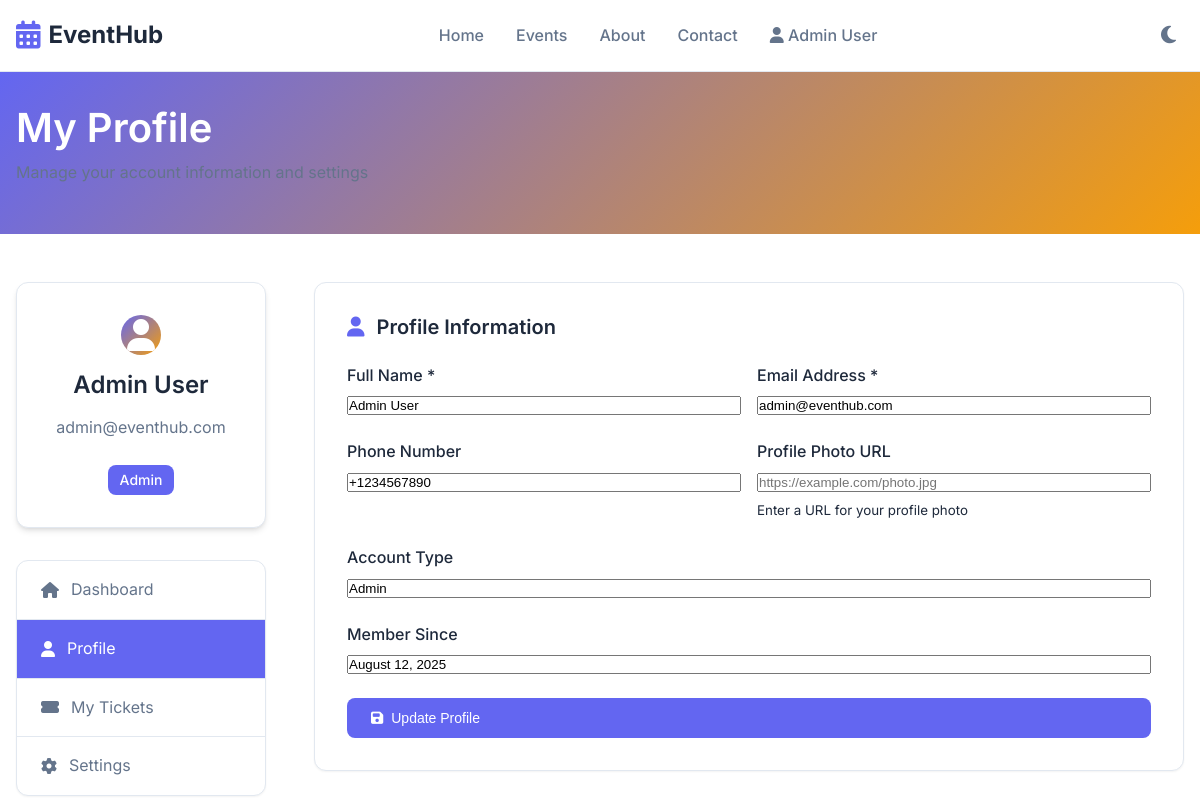
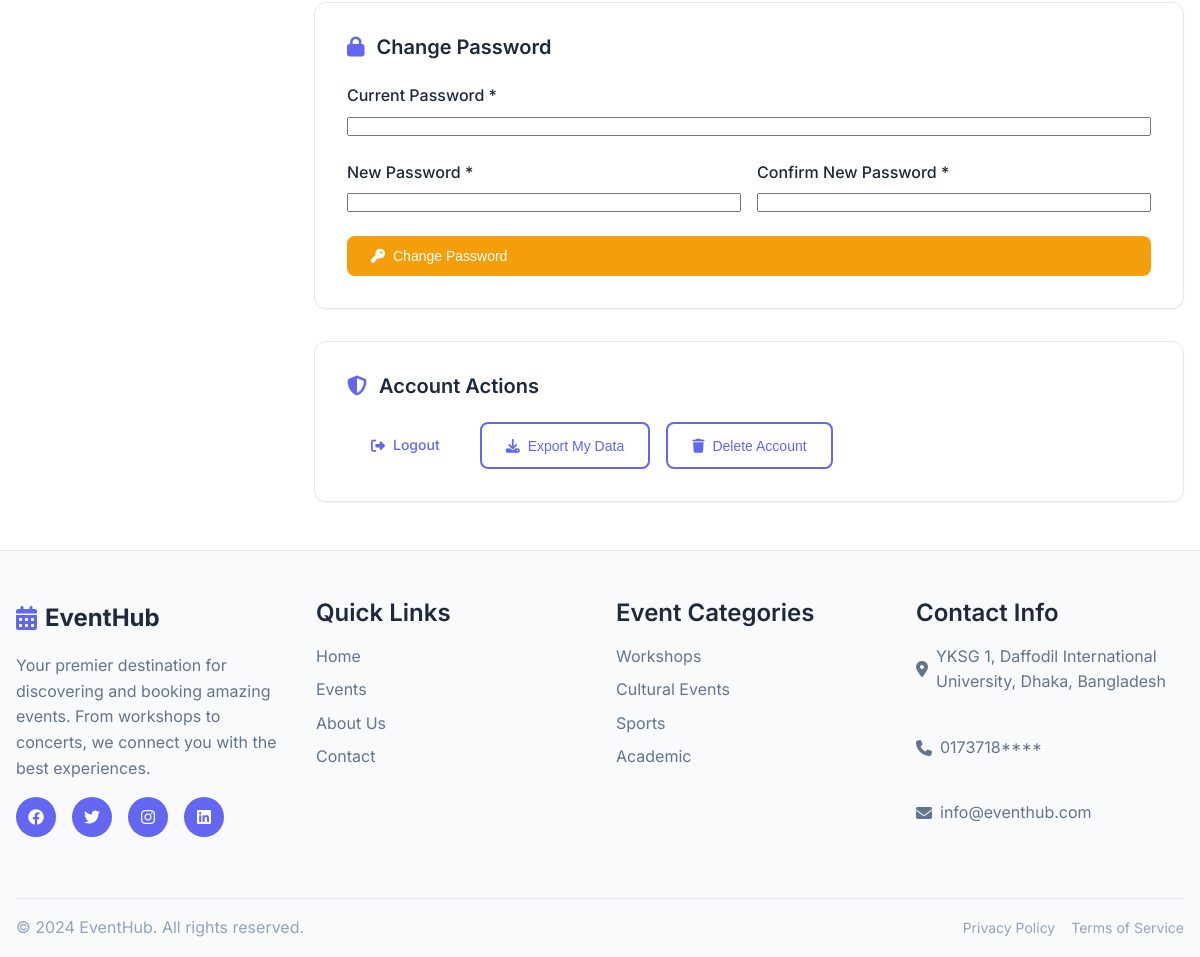
Screenshot of /user/profile.php (signed in) with the database file from the repository (2 pictures, top to bottom).
### tables this page shows
CREATE TABLE users (
    id INT AUTO_INCREMENT PRIMARY KEY,
    name VARCHAR(100) NOT NULL,
    email VARCHAR(100) UNIQUE NOT NULL,
    password VARCHAR(255) NOT NULL,
    phone VARCHAR(20),
    role ENUM('user', 'admin') DEFAULT 'user',
    status ENUM('active', 'inactive', 'banned') DEFAULT 'active',
    created_at TIMESTAMP DEFAULT CURRENT_TIMESTAMP,
    updated_at TIMESTAMP DEFAULT CURRENT_TIMESTAMP ON UPDATE CURRENT_TIMESTAMP
);

### includes/functions.php (called while the page is built, shortened)
<?php
function getUserById($conn, $id) {
    $stmt = $conn->prepare("SELECT * FROM users WHERE id = ?");
    $stmt->execute([$id]);
    return $stmt->fetch();
}
?>

### user/profile.php (the view, shortened to what this page needs)
<?php
require_once '../config/database.php';
require_once '../includes/functions.php';
$user = getUserById($conn, $_SESSION['user_id']);
?>
<!DOCTYPE html>
<html lang="en">
<head>
    <link rel="stylesheet" href="../assets/css/style.css">
    <link rel="stylesheet" href="https://cdnjs.cloudflare.com/ajax/libs/font-awesome/6.4.0/css/all.min.css">
</head>
<body>
    <?php include '../includes/header.php'; ?>
    <section class="dashboard-header">
        <div class="container">
            <div class="dashboard-header-content">
                <h1>My Profile</h1>
                <p>Manage your account information and settings</p>
            </div>
        </div>
    </section>
    <section class="dashboard-content">
        <div class="container">
            <div class="dashboard-grid">
                <div class="dashboard-sidebar">
                    <div class="user-profile-card">
                        <div class="user-avatar">
                            <?php if (!empty($user['profile_photo'])): ?>
                                <img src="<?= htmlspecialchars($user['profile_photo']) ?>" alt="Profile Photo">
                            <?php else: ?>
                                <i class="fas fa-user"></i>
                            <?php endif; ?>
                        </div>
                        <h3><?= htmlspecialchars($user['name']) ?></h3>
                        <p><?= htmlspecialchars($user['email']) ?></p>
                        <span class="user-role"><?= ucfirst($user['role']) ?></span>
                    </div>
                    <nav class="dashboard-nav">
                        <ul>
                            <li>
                                <a href="dashboard.php">
                                    <i class="fas fa-home"></i> Dashboard
                                </a>
                            </li>
                            <li class="active">
                                <a href="profile.php">
                                    <i class="fas fa-user"></i> Profile
                                </a>
                            </li>
                            <li>
                                <a href="tickets.php">
                                    <i class="fas fa-ticket-alt"></i> My Tickets
                                </a>
                            </li>
                            <li>
                                <a href="settings.php">
                                    <i class="fas fa-cog"></i> Settings
                                </a>
                            </li>
                        </ul>
                    </nav>
                </div>
                <div class="dashboard-main">
                    <div class="profile-sections">
                        <div class="profile-section">
                            <h2><i class="fas fa-user"></i> Profile Information</h2>
                            <form method="POST" class="profile-form">
                                <div class="form-row">
                                    <div class="form-group">
                                        <label for="name">Full Name *</label>
                                        <input type="text" id="name" name="name" required
                                               value="<?= htmlspecialchars($user['name']) ?>">
                                    </div>
                                    <div class="form-group">
                                        <label for="email">Email Address *</label>
                                        <input type="email" id="email" name="email" required
                                               value="<?= htmlspecialchars($user['email']) ?>">
                                    </div>
                                </div>
                                <div class="form-row">
                                    <div class="form-group">
                                        <label for="phone">Phone Number</label>
                                        <input type="tel" id="phone" name="phone"
                                               value="<?= htmlspecialchars($user['phone'] ?? '') ?>">
                                    </div>
                                    <div class="form-group">
                                        <label for="profile_photo">Profile Photo URL</label>
                                        <input type="url" id="profile_photo" name="profile_photo"
                                               value="<?= htmlspecialchars($user['profile_photo'] ?? '') ?>"
                                               placeholder="https://example.com/photo.jpg">
                                        <small>Enter a URL for your profile photo</small>
                                    </div>
                                </div>
                                <div class="form-group">
                                    <label for="role">Account Type</label>
                                    <input type="text" id="role" value="<?= ucfirst($user['role']) ?>" readonly>
                                </div>
                                <div class="form-group">
                                    <label for="created_at">Member Since</label>
                                    <input type="text" id="created_at"
                                           value="<?= date('F j, Y', strtotime($user['created_at'])) ?>" readonly>
                                </div>
                                <button type="submit" name="update_profile" class="btn btn-primary">
                                    <i class="fas fa-save"></i> Update Profile
                                </button>
                            </form>
                        </div>
                        <div class="profile-section">
                            <h2><i class="fas fa-lock"></i> Change Password</h2>
                            <form method="POST" class="profile-form">
                                <div class="form-group">
                                    <label for="current_password">Current Password *</label>
                                    <input type="password" id="current_password" name="current_password" required>
                                </div>
                                <div class="form-row">
                                    <div class="form-group">
                                        <label for="new_password">New Password *</label>
                                        <input type="password" id="new_password" name="new_password" required>
                                    </div>
                                    <div class="form-group">
                                        <label for="confirm_password">Confirm New Password *</label>
                                        <input type="password" id="confirm_password" name="confirm_password" required>
                                    </div>
                                </div>
                                <button type="submit" name="change_password" class="btn btn-secondary">
                                    <i class="fas fa-key"></i> Change Password
                                </button>
                            </form>
                        </div>
                        <div class="profile-section">
                            <h2><i class="fas fa-shield-alt"></i> Account Actions</h2>
                            <div class="account-actions">
                                <a href="../logout.php" class="btn btn-danger" onclick="return confirm('Are you sure you want to logout?')">
                                    <i class="fas fa-sign-out-alt"></i> Logout
                                </a>
                                <button class="btn btn-outline" onclick="alert('This feature is coming soon!')">
                                    <i class="fas fa-download"></i> Export My Data
                                </button>
                                <button class="btn btn-outline" onclick="alert('This feature is coming soon!')">
                                    <i class="fas fa-trash"></i> Delete Account
                                </button>
                            </div>
                        </div>
                    </div>
                </div>
            </div>
        </div>
    </section>
    <?php include '../includes/footer.php'; ?>
</body>
</html>

### rows the page displays
users: name "Admin User", email "admin@eventhub.com", role "Admin", phone "+1234567890", created_at "August 12, 2025"

### other values shown
$_SESSION['user_name'] "Admin User"
